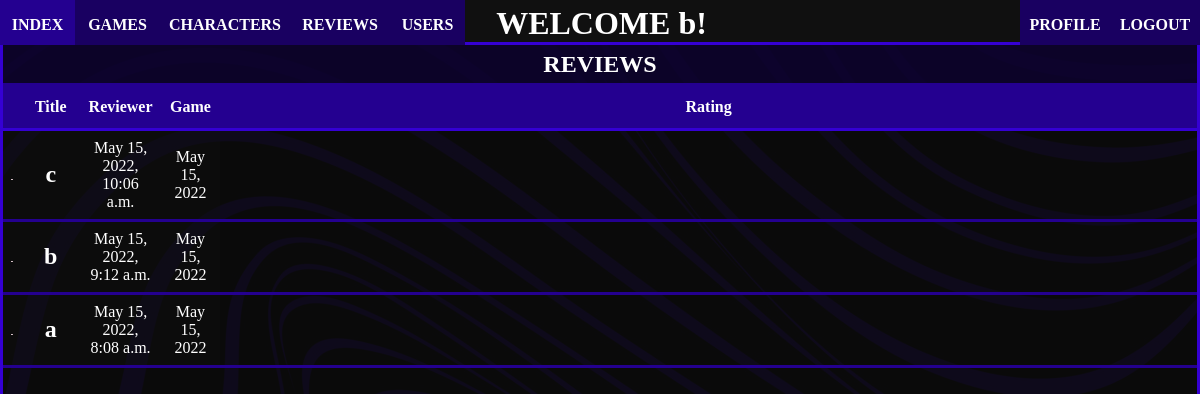
The app's page /levelcheck/allusers (signed in) with its own data.
### levelcheck/models.py (models this page shows, shortened)
class LevelUser(models.Model):
    user = models.OneToOneField(User, on_delete=models.CASCADE)
    gender = models.CharField(max_length=50, default="Prefer not")
    birthday = models.CharField(max_length=50)
    img_src = models.CharField(max_length=150)
    location = models.CharField(max_length=50, default="Earth")
    joined = models.DateField('Joined')
    bio = models.CharField(max_length=500, default="Your Bio!")

### levelcheck/views.py (the view)
# urls.py: path('allusers', views.all_users, name='all_users'),
@login_required(login_url='/levelcheck')
def all_users(request):
    users = User.objects.all().exclude(is_superuser=1).order_by('-last_login')
    empty = Game.objects.none()
    levelusers_list = list()
    for u in users:
        leveluser = LevelUser.objects.get(user_id=u.id)
        levelusers_list.append(leveluser)
    query_levelusers = list(chain(empty, levelusers_list))
    return render(request, 'levelcheck/all_users.html', context={'levelusers': query_levelusers})

### levelcheck/templates/levelcheck/all_users.html (shortened to what this page needs)
{% extends "levelcheck/index.html" %}
{% block content %}
    <header style="height: 5%"><h1>REVIEWS</h1></header>
    <section style="height: 94.7%">
        <table>
            <tr>
                <th></th>
                <th>Title</th>
                <th>Reviewer</th>
			    <th>Game</th>
			    <th>Rating</th>
            </tr>
            {% for l in levelusers %}
            <tr style="text-align: center" data-href="{% url 'levelcheck:user_detail' l.id %}">
                {% load static %}
                <td style="width: 1.5%"><img class="table_image" src="{% static l.img_src %}"></td>
                <td style="width: 5%; font-weight: bold; font-size: 1.5em">{{ l.user.username }}</td>
                <td style="width: 5%">{{ l.user.last_login }}</td>
                <td style="width: 5%">{{ l.joined }}</td>
            </tr>
            {% endfor %}
        </table>
    </section>
{% endblock %}

### levelcheck/templates/levelcheck/index.html (shortened to what this page needs)
<!DOCTYPE html>
<html lang="en">
<head>
    {% load static %}
    <link rel="stylesheet" type="text/css" href="{% static 'website/css/base.css' %}" />
</head>
<body>
<nav>
    <div style="display: flex; height: 98%">
        <a class="nav_link" style="width: 75px; padding-top: 3.5%" href="{% url 'levelcheck:index' %}">INDEX</a>
        <a class="nav_link" style="width: 85px; padding-top: 3.5%" href="{% url 'levelcheck:all_games' %}">GAMES</a>
        <a class="nav_link" style="width: 130px; padding-top: 3.5%" href="{% url 'levelcheck:all_characters' %}">CHARACTERS</a>
        <a class="nav_link" style="width: 100px; padding-top: 3.5%" href="{% url 'levelcheck:all_reviews' %}">REVIEWS</a>
        <a class="nav_link" style="width: 75px; padding-top: 3.5%" href="{% url 'levelcheck:all_users' %}">USERS</a>
    </div>
    {% if not request.user.is_superuser %}
        <h1 id="greeting">WELCOME {{request.user.username}}!</h1>
    {% endif %}
    {% if request.user.is_superuser %}
        <div style="display: flex; height: 95%">
            <a class="nav_link" style="width: 140px; padding-top: 2.4%" href="{% url 'levelcheck:create_game' %}">CREATE GAME</a>
            <a class="nav_link" style="width: 145px; padding-top: 2.4%" href="{% url 'levelcheck:create_genre' %}">CREATE GENRE</a>
            <a class="nav_link" style="width: 190px; padding-top: 2.4%" href="{% url 'levelcheck:create_character' %}">CREATE CHARACTER</a>
            <a class="nav_link" style="width: 140px; padding-top: 2.4%" href="{% url 'levelcheck:create_article' %}">CREATE NEWS</a>
            <a class="nav_link" style="width: 90px; padding-top: 2.4%" href="{% url 'levelcheck:logout' %}">LOGOUT</a>
        </div>
    {% else %}
        <div style="display: flex; height: 98%">
            <a class="nav_link" style="width: 90px; padding-top: 9%" href="{% url 'levelcheck:profile' user.username %}">PROFILE</a>
            <a class="nav_link" style="width: 90px; padding-top: 9%" href="{% url 'levelcheck:logout' %}">LOGOUT</a>
        </div>
    {% endif %}
</nav>
<div id="main">
    {% block content %}{% endblock %}
</div>
</body>
</html>

### levelcheck/static/website/css/base.css (style rules this page uses)
html { height: 100%; width: 100%; margin: 0; padding: 0; font-family: detroit; }
body { background-image: url("../images/background.png"); height: 100%; width: 100%; margin: 0; padding: 0; }
nav { background-color: #101010; height: 5.3%; margin: 0; padding: 0; border-bottom-style: solid; border-color: #3500D3; color: white; display: flex; justify-content: space-between; }
.nav_link { background-color: #190061; height: 70%; margin: 0; padding: 0; padding-top: 2.5%; text-align: center; text-decoration: none; font-weight: bold; }
.nav_link:visited, .nav_link:link { color: white; }
#main { background-color: rgba(16,16,16,0.66); height: 94%; border-bottom-style: solid; border-right-style: solid; border-left-style: solid; border-color: #3500D3; margin: 0; padding: 0; display: flex; flex-wrap: wrap; }
h1, h2, p, legend, label { margin: 0; padding: 0; color: white; word-wrap: break-word; }
#greeting { padding-top: 0.4%; padding-right: 23.5%; width: 85%; text-align: center; font-size: 2em; }
header { background-color: rgba(12,0,50,0.75); width: 100%; height: 10%; margin: 0; padding: 0; border-bottom-style: solid; border-color: #240090; color: white; font-size: 0.75em; display: flex; justify-content: center; align-items: center; }
table { border-collapse: collapse; width: 100%; color: white; }
td, th { padding: 8px; }
tr { background-color: rgba(16,16,16,0.33); border-bottom-style: solid; border-color: #240090; }
tr[data-href] { cursor: pointer; }
th { background-color: rgb(36,0,144); padding-top: 12px; padding-bottom: 12px; border-bottom-style: solid; border-color: #3500D3; position: sticky; top: 0; }
section { height: 77.5%; width: 100%; margin: 0; padding: 0; overflow: auto; }

### records on screen
LevelUser: user.username "c", user.last_login "May 15, 2022, 10:06 a.m.", joined "May 15, 2022"
LevelUser: user.username "b", user.last_login "May 15, 2022, 9:12 a.m.", joined "May 15, 2022"
LevelUser: user.username "a", user.last_login "May 15, 2022, 8:08 a.m.", joined "May 15, 2022"

### other values on screen
{{ request.user.username }} "b"
